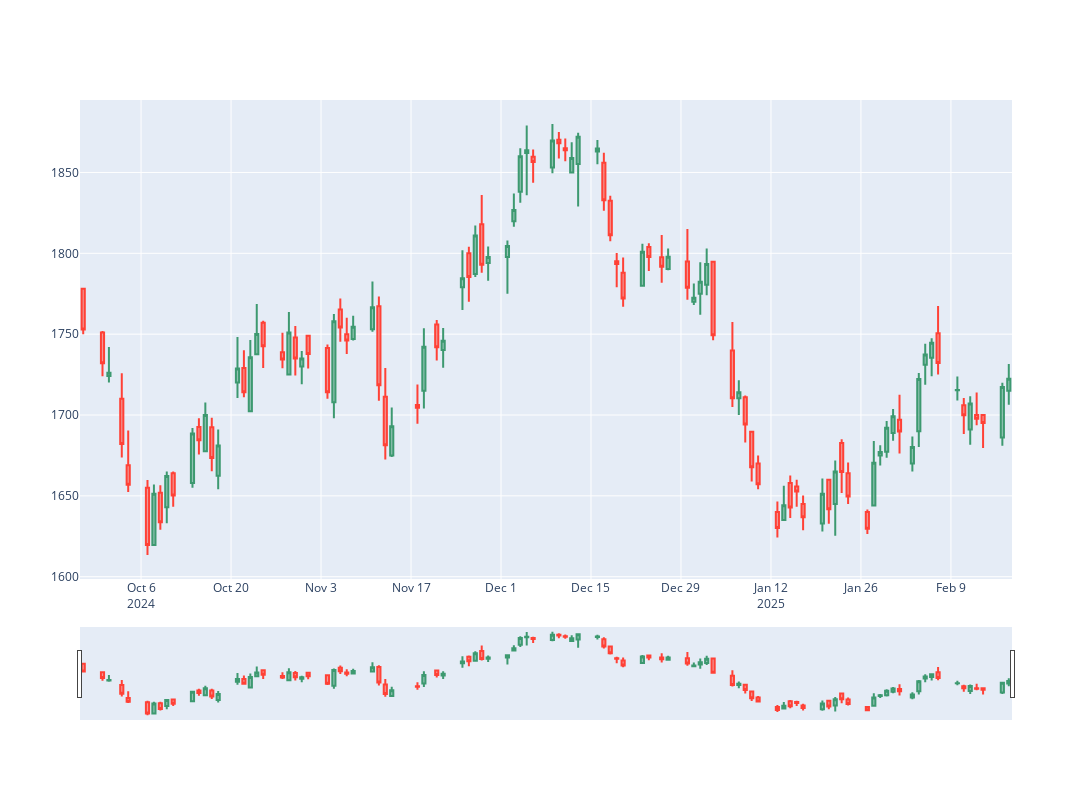

Source (notebook cell):
### Code cell
fig2 = client.plot_candlestick(df3)
fig2.show()
